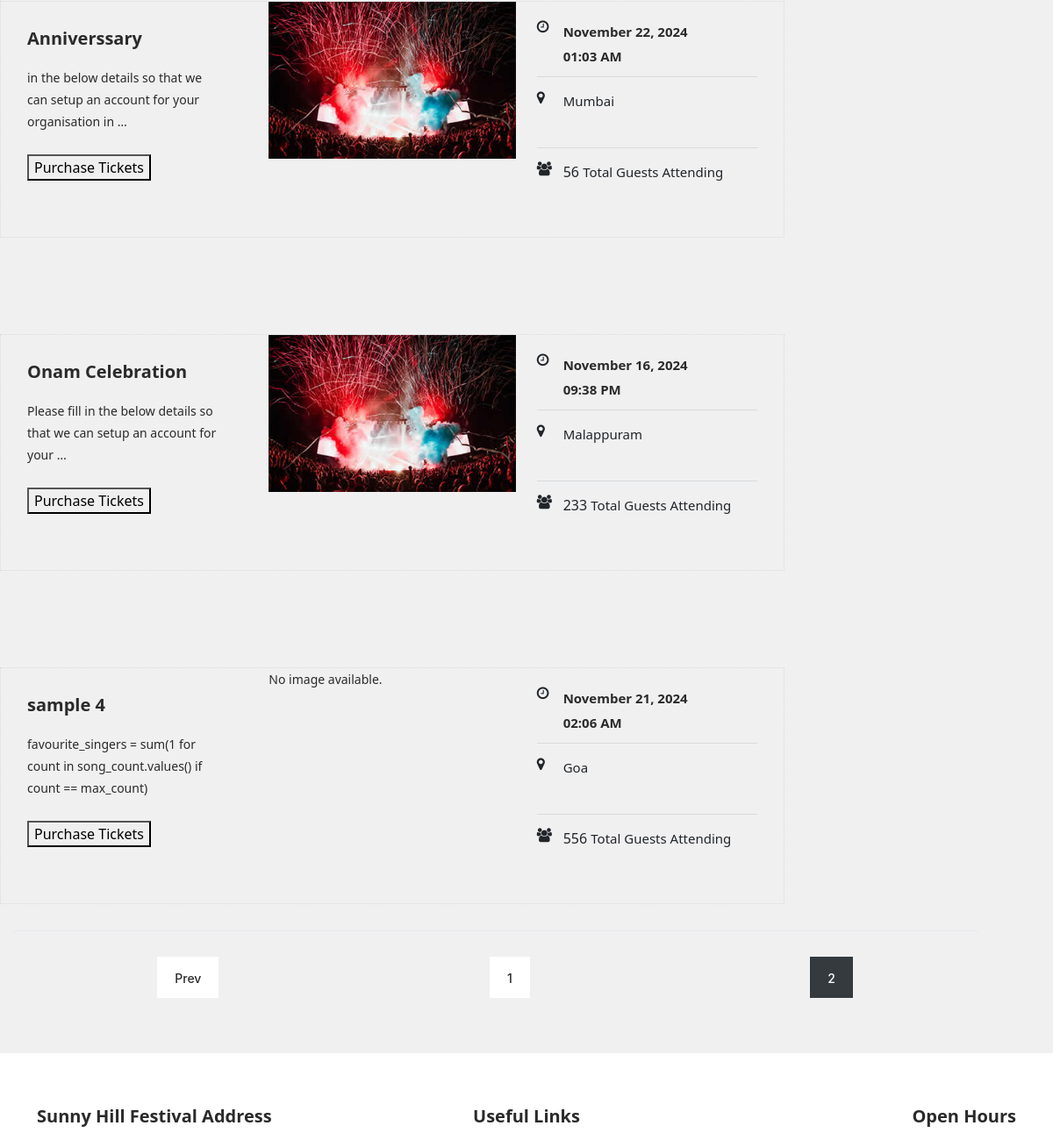
The page /display_event/?page=2 (middle part) on the database as committed earlier.
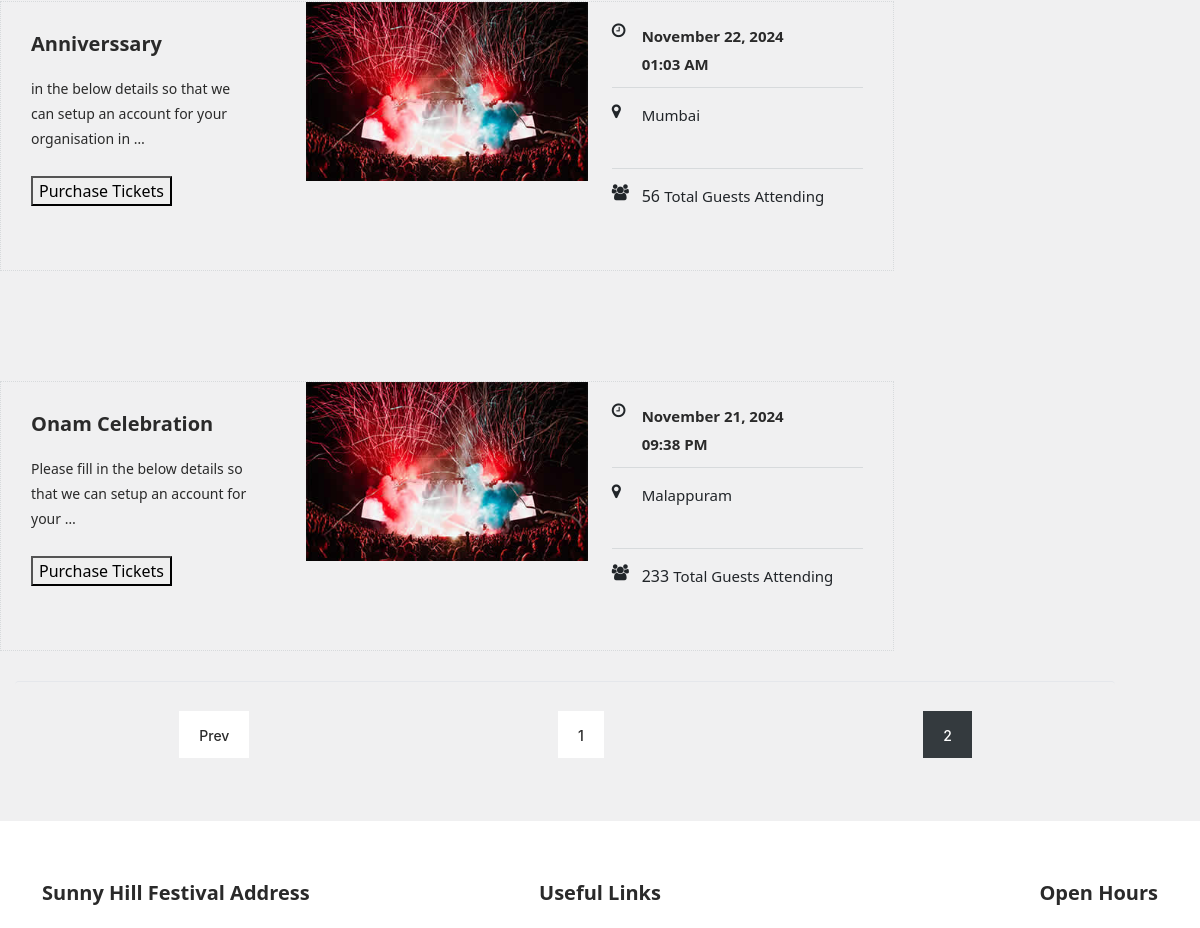
The same page on the database as committed later.
### events/models.py (models this page shows, shortened)
class Event(models.Model):
    user = models.ForeignKey(Profile, on_delete=models.CASCADE,blank=True,null=True)  # Link each event to a user
    title = models.CharField(max_length=200)
    description = models.TextField()
    date = models.DateField()
    time = models.TimeField()
    location = models.CharField(max_length=255)
    ticket_price=models.DecimalField(max_digits=10,decimal_places=2,default=0.00)
    is_active = models.BooleanField(default=True)
    image = models.ImageField(upload_to='event_images/', null=True, blank=True)
    capacity = models.PositiveIntegerField(default=0)

### events/views.py (the view)
# urls.py: path('display_event/', views.event_display, name='display_event'),
def event_display(request):
    event_requests = Event.objects.all()
    paginator = Paginator(event_requests,4)  # 4 events per page
    page_number = request.GET.get('page')
    try:
        events_page = paginator.get_page(page_number)  # Get the current page's events
    except PageNotAnInteger:
        events_page = paginator.get_page(1)  # If page is not an integer, show the first page
    except EmptyPage:
        events_page = paginator.get_page(paginator.num_pages)  # If out of range, show the last page
    return render(request, 'event_display_layout.html', {'event_requests': events_page})

### templates/event_display_layout.html
{% extends 'blank_layout.html' %}
{% block header%}
{% include 'header.html' %}
{% endblock header%}
{% block event_display %}
{% include 'event_display.html' %}
{% endblock event_display %}
{% block footer %}
{% include 'footer.html' %}
{% endblock footer %}

### templates/event_display.html (shortened to what the changed rows need)
{% load static %}
<div class="shows-events-tabs">
        <div class="row">
            {% for event in event_requests %}
            <div class="col-lg-12">
                <div class="row ui-tabs ui-widget ui-widget-content ui-corner-all" id="tabs">
                    <div class="col-lg-12">
                        <section class="tabs-content">
                            <article id="tabs-1" aria-labelledby="ui-id-1" class="ui-tabs-panel ui-widget-content ui-corner-bottom" role="tabpanel" aria-hidden="false" style="display: block;">
                                <div class="row">
                                    <div class="col-lg-9">
                                        <div class="row">
                                            <div class="col-lg-12">
                                                <div class="event-item">
                                                    <div class="row">
                                                        <div class="col-lg-4">
                                                            <div class="left-content">
                                                                <h4>{{event.title}}</h4>
                                                                <p>{{ event.description|truncatewords:15 }}</p>
                                                                <form method="post" action="{% url 'purchase_tickets' event.pk %}"  enctype="multipart/form-data">
                                                                    <div class="main-dark-button">
                                                                        <button  type="submit">Purchase Tickets</button>
                                                                    </div>
                                                            </form>
                                                            </div>
                                                        </div>
                                                        <div class="col-lg-4">
                                                            {% if event.image and event.image.url %}
                                                            <div class="thumb">
                                                                <img src="{{ event.image.url}}" alt="{{ event.name }}">
                                                            </div>
                                                            {% else %}
                                                            <p>No image available.</p>
                                                            {% endif %}
                                                        </div>
                                                        <div class="col-lg-4">
                                                            <div class="right-content">
                                                                <ul>
                                                                    <li>
                                                                        <i class="fa fa-clock-o"></i>
                                                                        <h6>{{ event.date|date:"F j, Y" }}<br>{{ event.time|date:"h:i A" }}</h6>
                                                                    </li>
                                                                    <li>
                                                                        <i class="fa fa-map-marker"></i>
                                                                        <span>{{ event.location }}</span>
                                                                    </li>
                                                                    <li>
                                                                        <i class="fa fa-users"></i> {{event.capacity}} <span>Total Guests Attending</span>
                                                                    </li>
                                                                </ul>
                                                            </div>
                                                        </div>
                                                    </div>
                                                </div>
                                            </div>
                                        </div>
                                    </div>
                                </div>
                            </article>
                        </section>
                    </div>
                </div>
            </div>
            {% endfor %}
        </div>
    <div class="shows-events-schedule">
        <div class="col-lg-12">
            <div class="pagination">
                {% for i in event_requests.paginator.page_range %}
                    {% if event_requests.number == i %}
                    <ul>
                      <li class="active"> <a href="?page={{ i }}" >{{ i }}</a></li>
                    </ul>
                    {% else %}
                <ul>
                    <li>  <a href="?page={{ i }}">{{ i }}</a></li>
                </ul>
                    {% endif %}
                {% endfor %}
            </div>
        </div>
    </div>
</div>
    <link rel="stylesheet" href="{% static 'css/pagination.css' %}">

Rows that differ between the two databases and show on the page:
removed Event: title "sample 4", description "favourite_singers = sum(1 for count in song_count.values() if count == max_count)", image "No image available.", date "November 21, 2024", time "02:06 AM", location "Goa", capacity "556"
changed Event "Onam Celebration": date "November 16, 2024" → "November 21, 2024"
